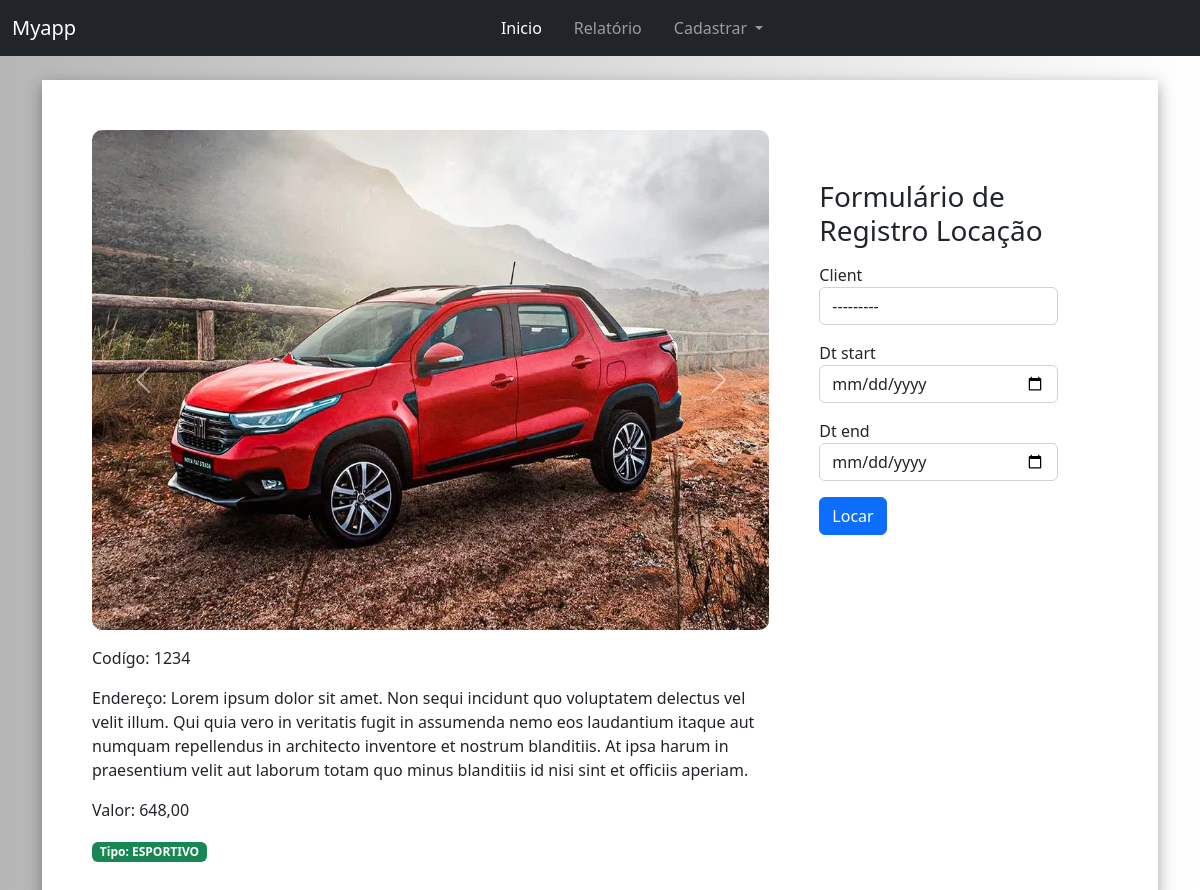
The app's page /form-location/1/ with its own data.
### myapp/models.py (models this page shows, shortened)
class CarImage(models.Model):
    image = models.ImageField('Images',upload_to='images')
    car = models.ForeignKey(Car, related_name='car_images', on_delete=models.CASCADE)

class Car(models.Model):
    code = models.CharField(max_length=100)
    type_item = models.CharField(max_length=100, choices=TypeCar.choices)
    address = models.TextField()
    price = models.DecimalField(max_digits=10,decimal_places=2)
    is_locate = models.BooleanField(default=False)
    class Meta:
        verbose_name = 'Imóvel'
        verbose_name_plural = 'Imóveis'
        ordering = ['-id']

### myapp/views.py (the view, shortened to what this page needs)
# urls.py: path('form-location/<int:id>/', views.form_location, name='location-create'),
def form_location(request, id):
    get_locate = Car.objects.get(id=id) ## pega objeto
    form = RegisterLocationForm()
    context = {'form': form, 'location': get_locate}
    return render(request, 'form-location.html', context)

### myapp/forms.py
class RegisterLocationForm(forms.ModelForm):
    dt_start = forms.DateTimeField(widget=forms.DateInput(format='%d-%m-%Y',attrs={'type': 'date',}))
    dt_end = forms.DateTimeField(widget=forms.DateInput(format='%d-%m-%Y',attrs={'type': 'date',}))
    class Meta:
        model = RegisterLocation
        fields = '__all__'
        exclude = ('car','create_at',)
    def __init__(self, *args, **kwargs): # Adiciona
        super().__init__(*args, **kwargs)
        for field_name, field in self.fields.items():
              field.widget.attrs['class'] = 'form-control'

### myapp/models.py (called while the page is built)
    def __str__(self):
        return "{} - {}".format(self.name, self.email)

### myapp/templates/form-location.html (shortened to what this page needs)
{% extends 'base.html' %}
{% block content %}
<div class="container" >
    <div class="d-flex mt-4" style="background-color:white;box-shadow: rgba(0, 0, 0, 0.35) 0px 5px 15px;padding: 50px" >
        <div class="">
            <div id="carouselExampleControls" class="carousel slide" data-bs-ride="false">
                <div class="carousel-inner">
                    {% for el in location.car_images.all %}
                    <div class="carousel-item {% if forloop.first %}active{% endif %}">
                    <img src="{{el.image.url}}" class="card-image" width="100%" height="500" alt="{{el.id}}">
                    </div>
                    {% endfor %}
                </div>
                <button class="carousel-control-prev" type="button" data-bs-target="#carouselExampleControls" data-bs-slide="prev">
                    <span class="carousel-control-prev-icon" aria-hidden="true"></span>
                </button>
                <button class="carousel-control-next" type="button" data-bs-target="#carouselExampleControls" data-bs-slide="next">
                    <span class="carousel-control-next-icon" aria-hidden="true"></span>
                </button>
            </div>
            <div class="mt-3">
                <p>Codígo: {{location.code}}</p>
                <p>Endereço: {{location.address}}</p>
                <p>Valor: {{location.price}}</p>
                <div class="badge bg-success">Tipo: {{location.type_item}}</div>
            </div>
        </div>
        <form class="col-md-4" action="{% url 'location-create' location.id %}" method="post" style="padding: 50px;">
            <h3>Formulário de Registro Locação</h3>
            {% for field in form %}
            <div class="mt-3">
                {{field.label}}
                {{field}}
            </div>
            {% endfor %}
            <input type="submit" class="btn btn-primary mt-3" value="Locar">
        </form>
    </div>
</div>
{% endblock %}

### base/static/css/style.css (style rules this page uses)
body { background: linear-gradient(90deg, rgb(182, 182, 182) 0%, rgb(255, 255, 255) 100%); }
.card-image { border-radius: 10px; }

### records on screen
CarImage: image (picture)
Car: code "1234", address "Lorem ipsum dolor sit amet. Non sequi incidunt quo voluptatem delectus vel velit illum. Qui quia vero in veritatis fugit in assumenda nemo eos laudantium itaque aut numquam repellendus in architecto inventore et nostrum blanditiis. At ipsa harum in praesentium velit aut laborum totam quo minus blanditiis id nisi sint et officiis aperiam.", price "648,00", type_item "ESPORTIVO"

### other values on screen
{{ field.label }} "Client" "Dt start" "Dt end"
